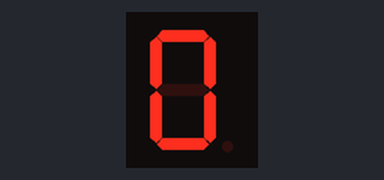
Bench run of a sketch on a simulated Arduino Uno, built with avr-gcc and run on an emulated ATmega328P. On the bench: 1-digit seven-segment display. Wiring (inferred from the names in the program): 1-digit 7-segment display, segments lit when HIGH: segments pin 13, pin 12, pin 11, pin 10, pin 9, pin 8, pin 7. The segment pins are drawn as the display they are named for.

Above: at 0.1 s.
At 1.1 s:
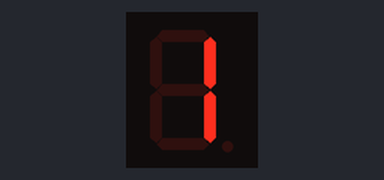

The sketch:

_7_SEG_display_simple.ino
```cpp
int a = 13;
int b = 12;
int c = 11;
int d = 10;
int e = 9;
int f = 8;
int g = 7;


void setup()
{
  // initialize the digital pin as an output.
  pinMode(a, OUTPUT);
  pinMode(b, OUTPUT);
  pinMode(c, OUTPUT);
  pinMode(d, OUTPUT);
  pinMode(e, OUTPUT);
  pinMode(f, OUTPUT);
  pinMode(g, OUTPUT);

}

void loop()
{
  digitalWrite(a, HIGH);   // turn the LED on (HIGH is the voltage level)
  digitalWrite(b, HIGH);
  digitalWrite(c, HIGH);
 digitalWrite(d, HIGH);
  digitalWrite(e, HIGH);
  digitalWrite(f, HIGH);
  digitalWrite(g, LOW);
  delay(1000);               // wait for a second
   digitalWrite(a, LOW);   // turn the LED on (HIGH is the voltage level)
  digitalWrite(b, HIGH);
  digitalWrite(c, HIGH);
 digitalWrite(d, LOW);
  digitalWrite(e, LOW);
  digitalWrite(f, LOW);
  digitalWrite(g, LOW);
   delay(1000);
}
```

Measured:
- what the display in image 1 shows lasts 1.0 s, from 1.0 s to 2.0 s
